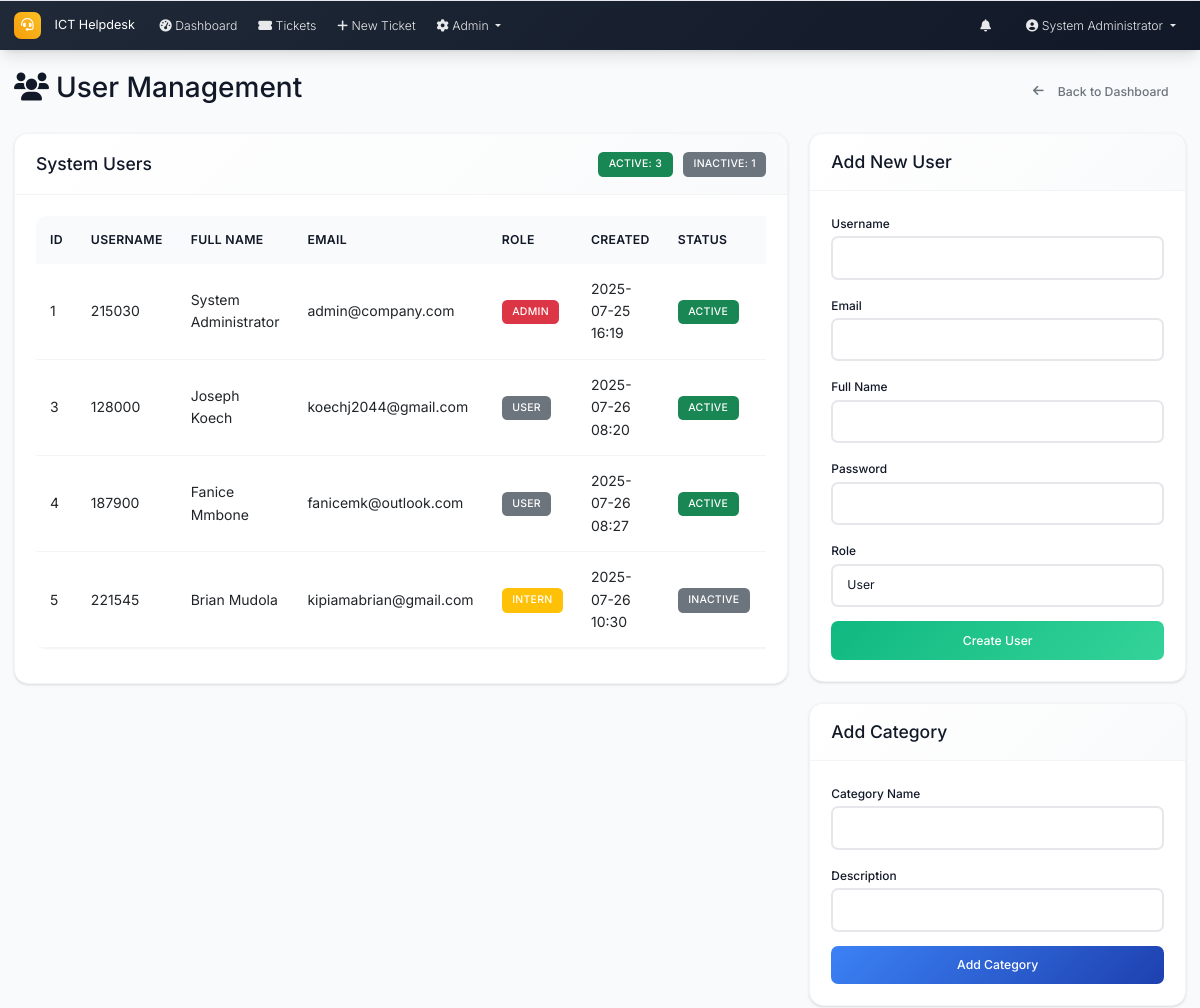
Before: /admin/users (signed in, upper part) with the older database file.
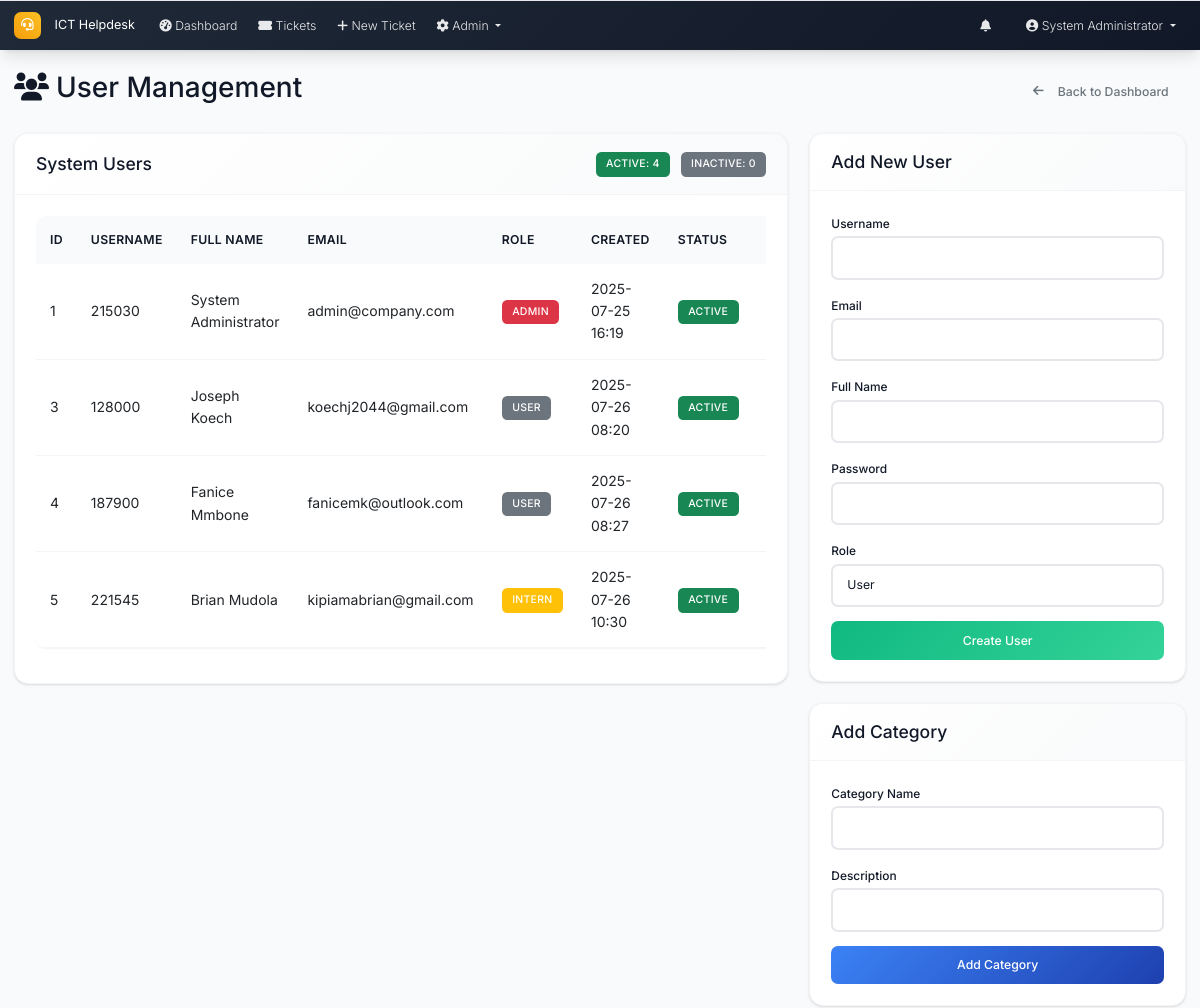
After: the same page with the newer database file.
### models.py (models this page shows, shortened)
class User(UserMixin, db.Model):
    id = db.Column(db.Integer, primary_key=True)
    username = db.Column(db.String(64), unique=True, nullable=False)
    email = db.Column(db.String(120), unique=True, nullable=False)
    password_hash = db.Column(db.String(256), nullable=False)
    full_name = db.Column(db.String(100), nullable=False)
    role = db.Column(db.String(20), nullable=False, default='user')  # admin, intern, user
    created_at = db.Column(db.DateTime, default=datetime.utcnow)
    is_active = db.Column(db.Boolean, default=True)
    is_verified = db.Column(db.Boolean, default=False)
    verification_token = db.Column(db.String(128), nullable=True)
    phone_number = db.Column(db.String(20), nullable=True)
    is_approved = db.Column(db.Boolean, default=False)
    approved_by_id = db.Column(db.Integer, db.ForeignKey('user.id'), nullable=True)
    approved_at = db.Column(db.DateTime, nullable=True)
    tickets_created = db.relationship('Ticket', foreign_keys='Ticket.created_by_id', backref='creator', lazy='dynamic')
    assigned_tickets = db.relationship('Ticket', secondary='ticket_assignees', back_populates='assignees', lazy='selectin')
    comments = db.relationship('Comment', backref='author', lazy='dynamic')

class Category(db.Model):
    id = db.Column(db.Integer, primary_key=True)
    name = db.Column(db.String(50), unique=True, nullable=False)
    description = db.Column(db.String(200))
    created_at = db.Column(db.DateTime, default=datetime.utcnow)
    tickets = db.relationship('Ticket', backref='category', lazy='dynamic')

### routes.py (the view)
@app.route('/admin/users')
@login_required
def user_management():
    if current_user.role != 'admin':
        abort(403)
    users = User.query.all()
    form = UserManagementForm()
    admin_user_form = AdminUserForm()
    category_form = CategoryForm()
    status_form = UserStatusForm()
    categories = Category.query.all()
    return render_template('user_management.html', users=users, form=form,
                         admin_user_form=admin_user_form, category_form=category_form,
                         status_form=status_form, categories=categories)

### forms.py
class UserManagementForm(FlaskForm):
    user_id = IntegerField('User ID', validators=[DataRequired()])
    new_password = PasswordField('New Password', validators=[DataRequired(), Length(min=6)])
    confirm_password = PasswordField('Confirm Password', validators=[DataRequired(), EqualTo('new_password')])
    submit = SubmitField('Update Password')

class AdminUserForm(FlaskForm):
    username = StringField('Username', validators=[DataRequired(), Length(min=4, max=20)])
    email = StringField('Email', validators=[DataRequired(), Email()])
    full_name = StringField('Full Name', validators=[DataRequired(), Length(max=100)])
    password = PasswordField('Password', validators=[DataRequired(), Length(min=6)])
    role = SelectField('Role', choices=[('user', 'User'), ('intern', 'Intern'), ('admin', 'Admin')], default='user')
    submit = SubmitField('Create User')

### app.py (called while the page is built)
@login_manager.user_loader
def load_user(user_id):
    from models import User
    return User.query.get(int(user_id))

@app.context_processor
def inject_now():
    return {'now': datetime.utcnow}

### routes.py (called while the page is built)
@app.context_processor
def inject_datetime():
    return dict(datetime=datetime)

### utils.py (called while the page is built)
def format_datetime(dt):
    if not dt:
        return 'N/A'
    return dt.strftime('%Y-%m-%d %H:%M')

### templates/user_management.html (shortened to what this page needs)
{% extends "base.html" %}
{% block content %}
<div class="d-flex justify-content-between align-items-center mb-4">
    <h2><i class="fas fa-users me-2"></i>User Management</h2>
    <a href="{{ url_for('admin_dashboard') }}" class="btn btn-outline-secondary">
        <i class="fas fa-arrow-left me-2"></i>Back to Dashboard
    </a>
</div>
<div class="row">
    <div class="col-md-8">
        <div class="card">
            <div class="card-header d-flex justify-content-between align-items-center">
                <h5 class="mb-0">System Users</h5>
                <div>
                    <span class="badge bg-success me-2">Active: {{ users|selectattr('is_active')|list|length }}</span>
                    <span class="badge bg-secondary">Inactive: {{ users|rejectattr('is_active')|list|length }}</span>
                </div>
            </div>
            <div class="card-body">
                <div class="table-responsive">
                    <table class="table table-hover">
                        <thead>
                            <tr>
                                <th>ID</th>
                                <th>Username</th>
                                <th>Full Name</th>
                                <th>Email</th>
                                <th>Role</th>
                                <th>Created</th>
                                <th>Status</th>
                                <th>Actions</th>
                            </tr>
                        </thead>
                        <tbody>
                            {% for user in users %}
                            <tr>
                                <td>{{ user.id }}</td>
                                <td>{{ user.username }}</td>
                                <td>{{ user.full_name }}</td>
                                <td>{{ user.email }}</td>
                                <td>
                                    <span class="badge bg-{{ 'danger' if user.role == 'admin' else 'warning' if user.role == 'intern' else 'secondary' }}">
                                        {{ user.role.title() }}
                                    </span>
                                </td>
                                <td>{{ user.created_at|format_datetime }}</td>
                                <td>
                                    <span class="badge bg-{{ 'success' if user.is_active else 'secondary' }}">
                                        {{ 'Active' if user.is_active else 'Inactive' }}
                                    </span>
                                </td>
                                <td>
                                </td>
                            </tr>
                            {% endfor %}
                        </tbody>
                    </table>
                </div>
            </div>
        </div>
    </div>
    <div class="col-md-4">
        <div class="card mb-4">
            <div class="card-header">
                <h5 class="mb-0">Add New User</h5>
            </div>
            <div class="card-body">
                <form method="POST" action="{{ url_for('create_user') }}">
                    <div class="mb-3">
                        {{ admin_user_form.username.label(class="form-label") }}
                        {{ admin_user_form.username(class="form-control") }}
                    </div>
                    <div class="mb-3">
                        {{ admin_user_form.email.label(class="form-label") }}
                        {{ admin_user_form.email(class="form-control") }}
                    </div>
                    <div class="mb-3">
                        {{ admin_user_form.full_name.label(class="form-label") }}
                        {{ admin_user_form.full_name(class="form-control") }}
                    </div>
                    <div class="mb-3">
                        {{ admin_user_form.password.label(class="form-label") }}
                        {{ admin_user_form.password(class="form-control") }}
                    </div>
                    <div class="mb-3">
                        {{ admin_user_form.role.label(class="form-label") }}
                        {{ admin_user_form.role(class="form-control") }}
                    </div>
                    <div class="d-grid">
                        {{ admin_user_form.submit(class="btn btn-success") }}
                    </div>
                </form>
            </div>
        </div>
        <div class="card mb-4">
            <div class="card-header">
                <h5 class="mb-0">Add Category</h5>
            </div>
            <div class="card-body">
                <form method="POST" action="{{ url_for('add_category') }}">
                    <div class="mb-3">
                        {{ category_form.name.label(class="form-label") }}
                        {{ category_form.name(class="form-control") }}
                    </div>
                    <div class="mb-3">
                        {{ category_form.description.label(class="form-label") }}
                        {{ category_form.description(class="form-control") }}
                    </div>
                    <div class="d-grid">
                        {{ category_form.submit(class="btn btn-primary") }}
                    </div>
                </form>
            </div>
        </div>
    </div>
</div>
{% endblock %}

### templates/base.html (shortened to what this page needs)
<!DOCTYPE html>
<html lang="en">
<head>
    <link href="https://cdn.jsdelivr.net/npm/bootstrap@5.3.0/dist/css/bootstrap.min.css" rel="stylesheet">
    <link href="https://cdnjs.cloudflare.com/ajax/libs/font-awesome/6.0.0/css/all.min.css" rel="stylesheet">
    <link href="{{ url_for('static', filename='css/custom.css') }}" rel="stylesheet">
</head>
<body>
    <nav class="navbar navbar-expand-lg navbar-dark footer-sky">
        <div class="container-fluid px-3">
            <a class="navbar-brand" href="{{ url_for('index') }}">
                <i class="fas fa-headset me-2"></i>ICT Helpdesk
            </a>
            <div class="collapse navbar-collapse" id="navbarNav">
                <ul class="navbar-nav me-auto mb-2 mb-lg-0">
                    {% if current_user.is_authenticated %}
                    <li class="nav-item">
                        <a class="nav-link" href="{{ url_for('dashboard') }}">
                            <i class="fas fa-tachometer-alt me-1"></i>Dashboard
                        </a>
                    </li>
                    <li class="nav-item">
                        <a class="nav-link" href="{{ url_for('tickets_list') }}">
                            <i class="fas fa-ticket-alt me-1"></i>Tickets
                        </a>
                    </li>
                    <li class="nav-item">
                        <a class="nav-link" href="{{ url_for('new_ticket') }}">
                            <i class="fas fa-plus me-1"></i>New Ticket
                        </a>
                    </li>
                    {% if current_user.role == 'admin' %}
                    <li class="nav-item dropdown">
                        <a class="nav-link dropdown-toggle" href="#" role="button" data-bs-toggle="dropdown" aria-expanded="false">
                            <i class="fas fa-cog me-1"></i>Admin
                        </a>
                    </li>
                    {% endif %}
                    {% endif %}
                </ul>
                <ul class="navbar-nav ms-auto mb-2 mb-lg-0">
                    {% if current_user.is_authenticated %}
                    <li class="nav-item dropdown me-3">
                        <a class="nav-link position-relative" href="#" id="notificationsDropdown" role="button"
                           data-bs-toggle="dropdown" aria-expanded="false">
                            <i class="fas fa-bell"></i>
                        </a>
                    </li>
                    <li class="nav-item dropdown">
                        <a class="nav-link dropdown-toggle" href="#" id="navbarDropdown" role="button" data-bs-toggle="dropdown" aria-expanded="false">
                            <i class="fas fa-user-circle me-1"></i>{{ current_user.full_name }}
                        </a>
                    </li>
                    {% endif %}
                </ul>
            </div>
        </div>
    </nav>
    <main class="container-fluid my-4 px-3">
        {% block content %}{% endblock %}
    </main>
</body>
</html>

Changed rows visible on the page:
changed User "Brian Mudola": is_active "INACTIVE" → "ACTIVE"
Other visible differences:
{{ users|selectattr('is_active')|list|length }}: "3" → "4"
{{ users|rejectattr('is_active')|list|length }}: "1" → "0"
